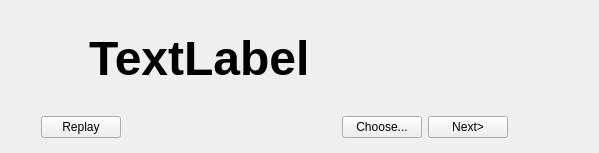
<?xml version="1.0" encoding="UTF-8"?>
<ui version="4.0">
 <class>WinFailDialog</class>
 <widget class="QWidget" name="WinFailDialog">
  <property name="geometry">
   <rect>
    <x>0</x>
    <y>0</y>
    <width>599</width>
    <height>153</height>
   </rect>
  </property>
  <property name="windowTitle">
   <string>Form</string>
  </property>
  <property name="styleSheet">
   <string notr="true">background: url(:/WinFail.png);</string>
  </property>
  <layout class="QVBoxLayout" name="verticalLayout">
   <item>
    <layout class="QHBoxLayout" name="horizontalLayout_2">
     <item>
      <spacer name="horizontalSpacer_4">
       <property name="orientation">
        <enum>Qt::Horizontal</enum>
       </property>
       <property name="sizeType">
        <enum>QSizePolicy::Fixed</enum>
       </property>
       <property name="sizeHint" stdset="0">
        <size>
         <width>78</width>
         <height>20</height>
        </size>
       </property>
      </spacer>
     </item>
     <item>
      <widget class="QLabel" name="label">
       <property name="font">
        <font>
         <pointsize>36</pointsize>
         <weight>75</weight>
         <bold>true</bold>
        </font>
       </property>
       <property name="styleSheet">
        <string notr="true">backgroud: url(:/transparant.png);</string>
       </property>
       <property name="text">
        <string>TextLabel</string>
       </property>
      </widget>
     </item>
     <item>
      <spacer name="verticalSpacer">
       <property name="orientation">
        <enum>Qt::Vertical</enum>
       </property>
       <property name="sizeHint" stdset="0">
        <size>
         <width>20</width>
         <height>40</height>
        </size>
       </property>
      </spacer>
     </item>
    </layout>
   </item>
   <item>
    <layout class="QHBoxLayout" name="horizontalLayout">
     <item>
      <spacer name="horizontalSpacer_3">
       <property name="orientation">
        <enum>Qt::Horizontal</enum>
       </property>
       <property name="sizeType">
        <enum>QSizePolicy::Fixed</enum>
       </property>
       <property name="sizeHint" stdset="0">
        <size>
         <width>30</width>
         <height>30</height>
        </size>
       </property>
      </spacer>
     </item>
     <item>
      <widget class="QPushButton" name="replayButton">
       <property name="styleSheet">
        <string notr="true">background: url(:/button.png);</string>
       </property>
       <property name="text">
        <string>Replay</string>
       </property>
      </widget>
     </item>
     <item>
      <spacer name="horizontalSpacer">
       <property name="orientation">
        <enum>Qt::Horizontal</enum>
       </property>
       <property name="sizeHint" stdset="0">
        <size>
         <width>40</width>
         <height>20</height>
        </size>
       </property>
      </spacer>
     </item>
     <item>
      <widget class="QPushButton" name="chooseButton">
       <property name="styleSheet">
        <string notr="true">background: url(:/button.png);</string>
       </property>
       <property name="text">
        <string>Choose...</string>
       </property>
      </widget>
     </item>
     <item>
      <widget class="QPushButton" name="nextButton">
       <property name="styleSheet">
        <string notr="true">background: url(:/button.png);</string>
       </property>
       <property name="text">
        <string>Next&gt;</string>
       </property>
      </widget>
     </item>
     <item>
      <spacer name="horizontalSpacer_2">
       <property name="orientation">
        <enum>Qt::Horizontal</enum>
       </property>
       <property name="sizeType">
        <enum>QSizePolicy::Fixed</enum>
       </property>
       <property name="sizeHint" stdset="0">
        <size>
         <width>80</width>
         <height>20</height>
        </size>
       </property>
      </spacer>
     </item>
    </layout>
   </item>
  </layout>
 </widget>
 <resources/>
 <connections/>
</ui>
